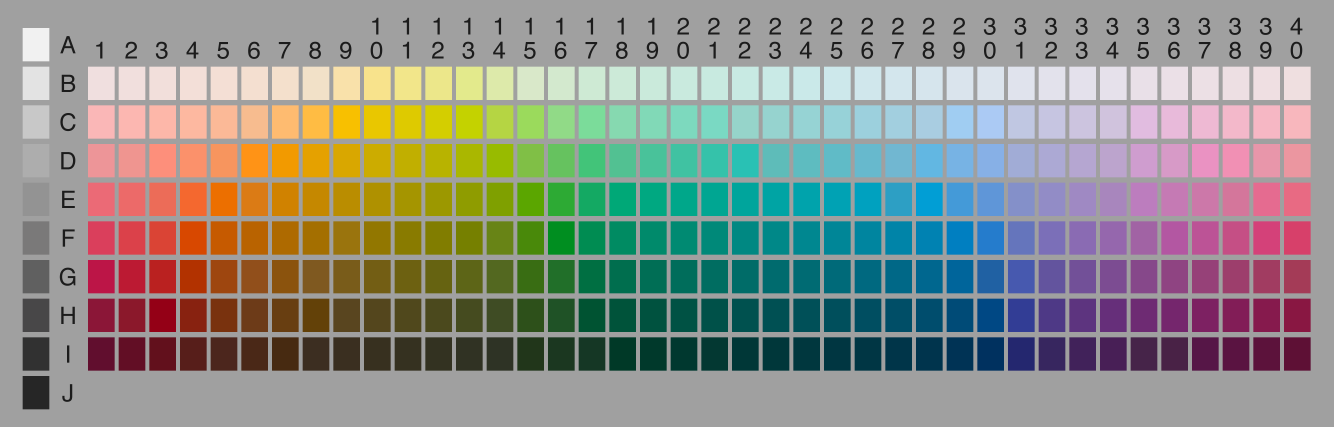
#> input picture wcs-chart-4x.png, 4000 x 1280 px (shown at 1/3 size)
$ python WCS_chart.py
#> lines starting #> are read from the running program, lines starting #| are printed output that depends on the picture
import cv2
img=cv2.imread('wcs-chart-4x.png', cv2.IMREAD_UNCHANGED)
#> img is the input picture: shape (1280, 4000, 4); mean B, G, R, A 135.9, 143.4, 141.3, 255
img=img[:,:,0:3]
#> img: shape (1280, 4000, 3)

start_x=304
gap_x=80+12
start_y=250
gap_y=100+16
color_chart=list()
for i in range(8):
    data=[]
    for j in range(40):
        #img[start_y-10:start_y+10, start_x-10:start_x+10, :]=0
        data.append(img[start_y][start_x])
        start_x+=gap_x
    color_chart.append(data)
    start_x-=40*gap_x
    start_y+=gap_y
#> after the loop, color_chart = 8 items; start_x = 304; start_y = 1178
#cv2.imwrite('test.jpg', img)

import numpy as np
chart=np.zeros([8*25, 40*20, 3], dtype=np.uint8)
start_r=0
gap_r=25
start_c=0
gap_c=20
for i in range(8):
    for j in range(40):
        chart[start_r:start_r+gap_r, start_c:start_c+gap_c, :]=np.full((25, 20, 3), color_chart[i][j])
        start_c+=gap_c
    start_c-=40*gap_c
    start_r+=gap_r
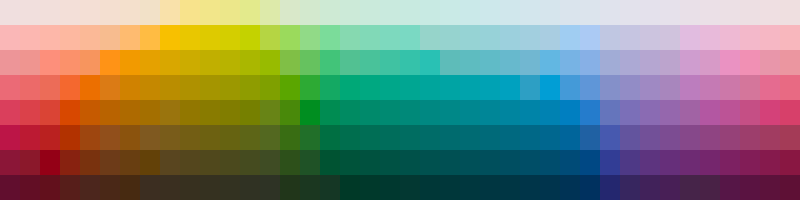
#> chart: shape (200, 800, 3); mean of channels 0, 1, 2 115.4, 130.4, 126.3; drawn as B, G, R
#> after the loop, start_c = 0; start_r = 200
#cv2.imwrite('test.jpg', chart)

cv2.imshow('test', chart)
cv2.waitKey(0)
cv2.destroyAllWindows()

'''
hex_color=[[(j[0],j[1],j[2]) for j in i] for i in color_chart]
hex_color=[[hex(j[2]).split('x')[-1].zfill(2)+hex(j[1]).split('x')[-1].zfill(2)+hex(j[0]).split('x')[-1].zfill(2) for j in i] for i in color_chart]
for i in hex_color:
    tmp='['
    for j in i:
        tmp+='"'+j+'",'
    tmp=tmp[:-1]+']'
    print(tmp)
'''
